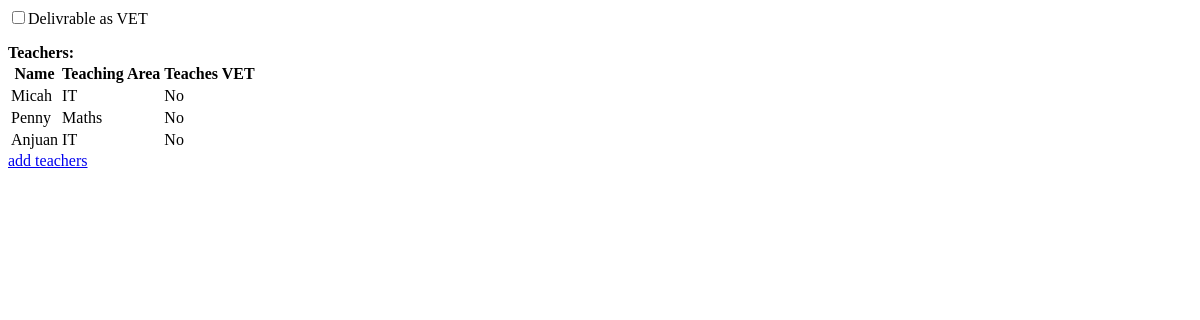
The app's page /, older data.
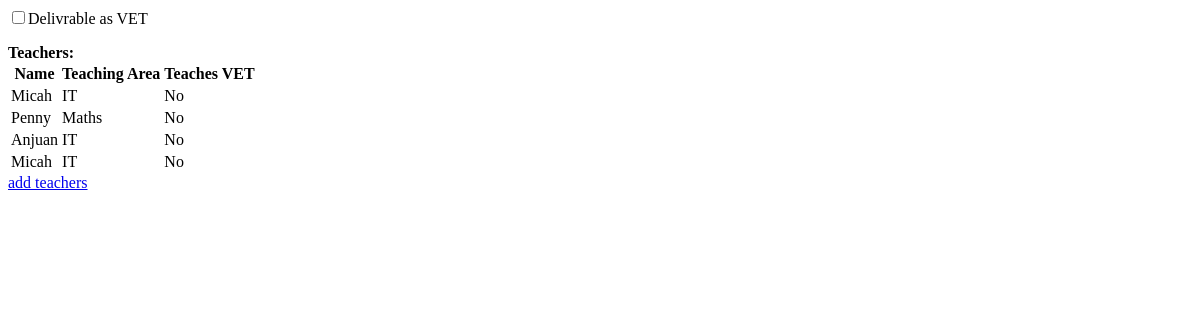
The same page, newer data.
### MyApp/models.py (models this page shows)
class teacher(models.Model):
    Name = models.CharField(max_length=25)
    Area = models.CharField(max_length=30)
    VET = models.BooleanField()

### MyApp/views.py (the view)
# urls.py: re_path(r'^$', MyApp.views.index, name='index'),
def index(request):
    teach = teacher.objects.all()
    return render(request, "MyApp/index.html",{'content': teach})

### MyApp/templates/MyApp/index.html
<html>
<head><title>{{ title }}</title></head>
<body>
    <form action="/VET/" method="post">
        <input type="checkbox"><label>Delivrable as VET</label><br />
    </form>
    <strong>Teachers:</strong>
    {% if content %}
    <table>
        <tr>
            <th>Name</th>
            <th>Teaching Area</th>
            <th>Teaches VET</th>
        </tr>
        {% for teach in content %}
        <tr>
            <td>{{teach.Name}}</td>
            <td>{{teach.Area}}</td>
            <td>{{teach.VET}}</td>
        </tr>
        {% endfor %}
    </table>
    {% else %}
    <strong>No data!</strong>
    {% endif %}
    <a href="input.html">add teachers</a>
</body>
</html>

Row changes from the older to the newer data that the page shows:
added teacher: Name "Micah", Area "IT", VET "No"
